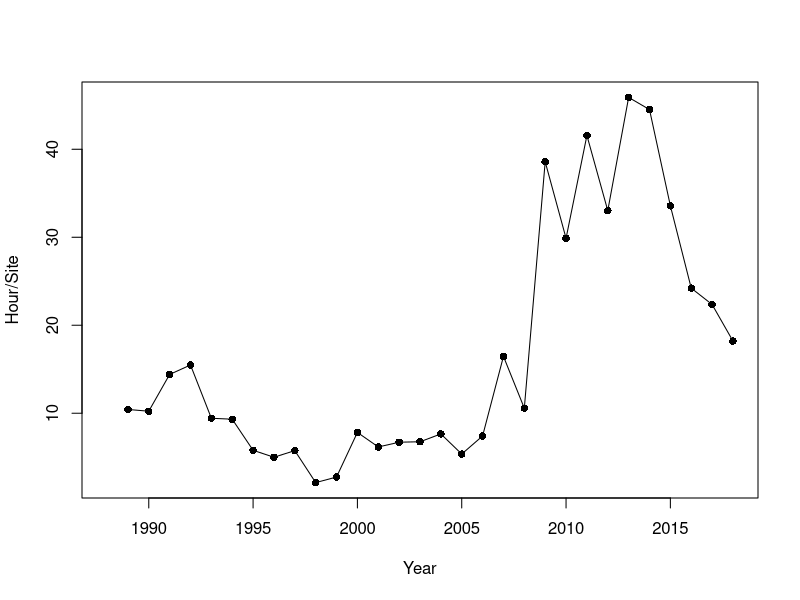
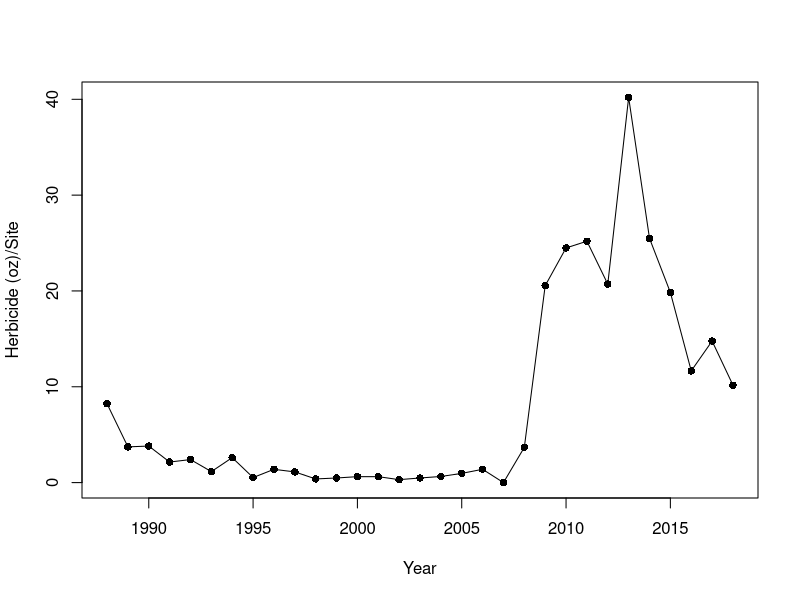
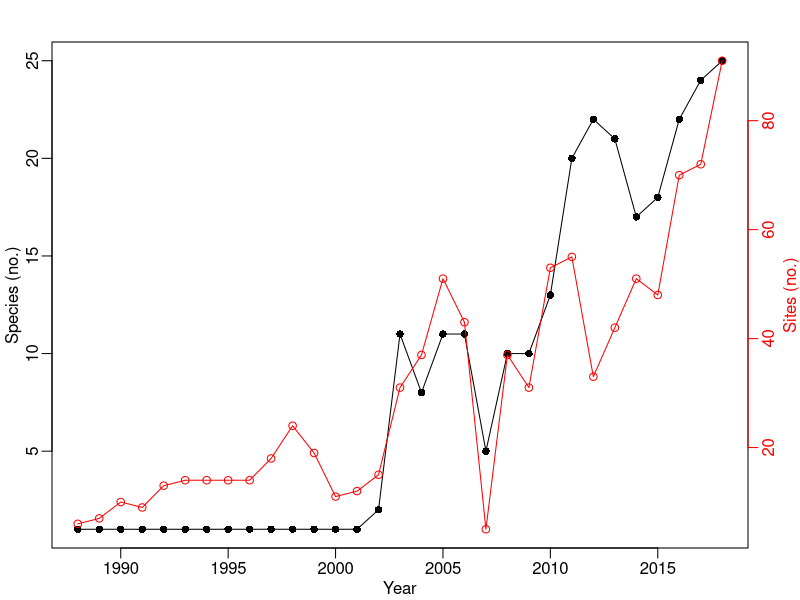
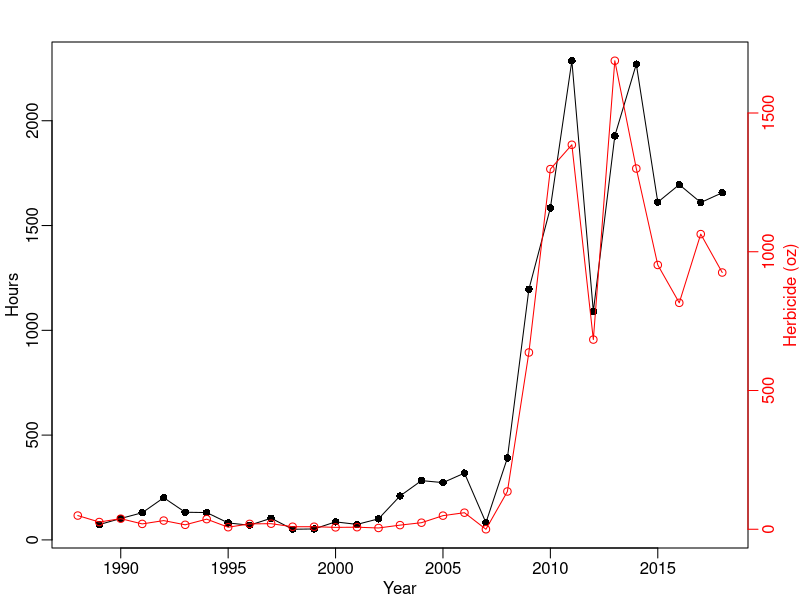
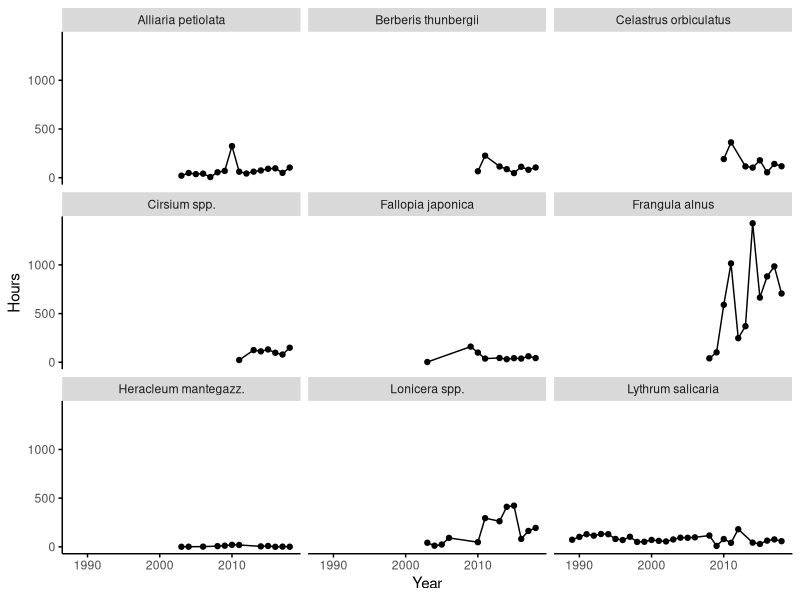
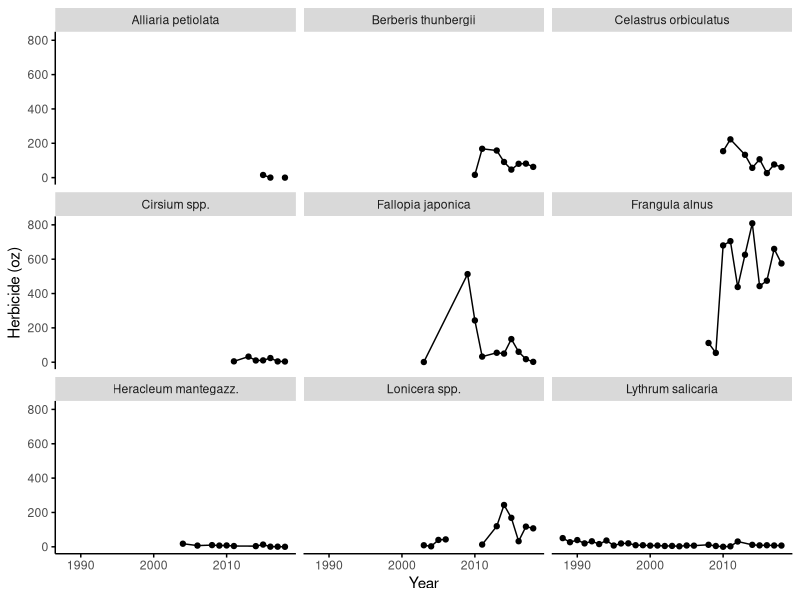
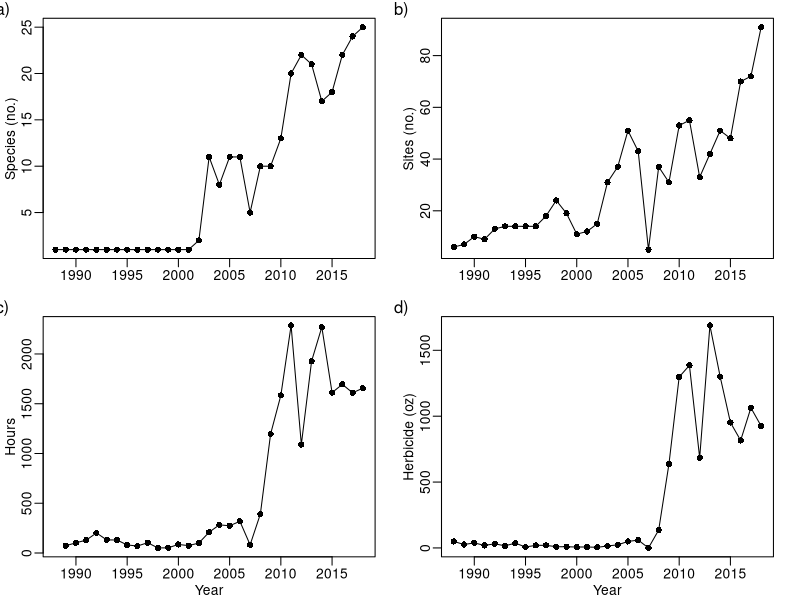
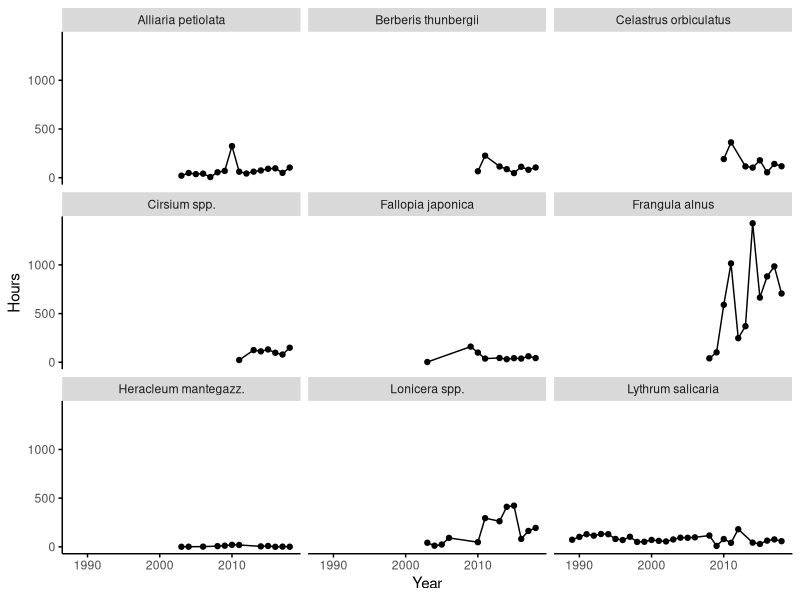

The R script that drew these images, in order:
#Plotting of Invasives work March 16,2019

library(plyr)
library(ggplot2)
#library(scales)
#library(zoo)

setwd("/Users/Nick/Documents/Projects/ACAD_Invasives/ANP_Invasives_History_Paper/Rwork")

T1<-read.csv('SummaryData.csv', header=TRUE)
names(T1)
head(T1)

#Default margins
#par(mfrow=c(1,1), mgp=c(1.5,0.5,0), mar=c(2.5,2.5,2,2.5), oma=c(0.1,0.1,0.1,0.1))

#################################################################
#################################################################
#############  4 plots Sites Species Hours Herbicide ############
#################################################################
#################################################################

##################################################
tiff(filename = "SitesSpeciesHoursHerbicide.tiff",
     width=7.0, height=4.5, units="in", res = 150)

par(mfrow=c(2,2), mgp=c(1.5,0.5,0), mar=c(2.5,2.5,1.0,1.5), oma=c(0.1,0.1,0.1,0.1))

plot(T1$Year, T1$Species,
     pch=16,
     xlab="", ylab="Species (no.)")
lines(T1$Year, T1$Species)
mtext("a)", adj=-0.15, line=0)


plot(T1$Year, T1$Sites,
     pch=16,
     xlab="", ylab="Sites (no.)")
lines(T1$Year, T1$Sites)
mtext("b)", adj=-0.15, line=0)


plot(T1$Year, T1$Hours,
     pch=16,
     xlab="Year", ylab="Hours")
lines(T1$Year, T1$Hours)
mtext("c)", adj=-0.15, line=0)


plot(T1$Year, T1$Herbicide,
     pch=16,
     xlab="Year", ylab="Herbicide (oz)")
lines(T1$Year, T1$Herbicide)
mtext("d)", adj=-0.15, line=0)

dev.off()
#######################################################
#######################################################
#######################################################
par(mfrow=c(1,1))
###Create hours per site

T1$HoursSite<-T1$Hours/T1$Sites

plot(T1$Year, T1$HoursSite,
     pch=16,
     xlab="Year", ylab="Hour/Site")
lines(T1$Year, T1$HoursSite)
mtext("a)", adj=-0.15, line=0)

###Create herbicide per site

T1$HerbSite<-T1$Herbicide/T1$Sites

plot(T1$Year, T1$HerbSite,
     pch=16,
     xlab="Year", ylab="Herbicide (oz)/Site")
lines(T1$Year, T1$HerbSite)
mtext("a)", adj=-0.15, line=0)


#######################################################
#######################################################
########### Species and Sites by Year ################
#######################################################
#######################################################
par(mfrow=c(1,1), mgp=c(1.5,0.5,0), mar=c(2.5,2.5,2,2.5), oma=c(0.1,0.1,0.1,0.1))

plot(T1$Year, T1$Species,
     pch=16,
     xlab="Year", ylab="Species (no.)")
lines(T1$Year, T1$Species)
par(new = T)
plot(T1$Year, T1$Sites,
     pch=1, col='red', 
     axes=F, xlab=NA, ylab=NA)
axis(side=4, col='red', col.axis='red')
mtext(side = 4, line = 1.6, "Sites (no.)", col='red')
lines(T1$Year, T1$Sites, col='red')
#######################################################
#######################################################
#######################################################


#######################################################
#######################################################
########### Herbicide and Hours by Year ################
#######################################################
#######################################################
par(mfrow=c(1,1), mgp=c(1.5,0.5,0), mar=c(2.5,2.5,2,2.5), oma=c(0.1,0.1,0.1,0.1))

plot(T1$Year, T1$Hours,
     pch=16,
     xlab="Year", ylab="Hours")
lines(T1$Year, T1$Hours)
par(new = T)
plot(T1$Year, T1$Herbicide,
     pch=1, col='red', 
     axes=F, xlab=NA, ylab=NA)
axis(side=4, col='red', col.axis='red')
mtext(side = 4, line = 1.6, "Herbicide (oz)", col='red')
lines(T1$Year, T1$Herbicide, col='red')
#######################################################
#######################################################
#######################################################
#######################################################
#######################################################
#######################################################
#######################################################
#######################################################
#######################################################
#######################################################
#######################################################
#######################################################





S1<-read.csv('SpeciesData.csv', header=TRUE)
head(S1)
names(S1)
#Subsetting 9 Species
S2<-S1[S1$Species %in% c("ALLPET", "BERTHU", "CELORB",
                         "CIRSPP", "FALJAP", "FRAALN",
                         "HERMAN", "LONSPP", "LYTSAL"), ]

#single panel figure with 
####################################################
ggplot(S2, aes(Year, Hours, group=ScientificName),
       stat="identity")+
  geom_point()+
  geom_line()+ 
  labs(x = "Year", y = "Hours")+
  facet_wrap(~ScientificName, ncol=3)+ #, scales = "free_y")+
  theme(panel.background=element_blank(),
        axis.line = element_line(), panel.grid.minor = element_blank(),
        axis.ticks=element_line(colour="black")) 

ggsave("SpeciesHours20190802.png", device = "png",
       width = 6, height = 4, units = "in")

ggplot(S2, aes(Year, Herbicide, group=ScientificName),
       stat="identity")+
  geom_point()+
  geom_line()+
  labs(x = "Year", y = "Herbicide (oz)")+
  facet_wrap(~ScientificName, ncol=3)+ #, scales = "free_y")+
  theme(panel.background=element_blank(),
        axis.line = element_line(), panel.grid.minor = element_blank(),
        axis.ticks=element_line(colour="black")) 

ggsave("SpeciesHerbicide20190802.png", device = "png",
       width = 6, height = 4, units = "in")
#######################################################

#########################################
